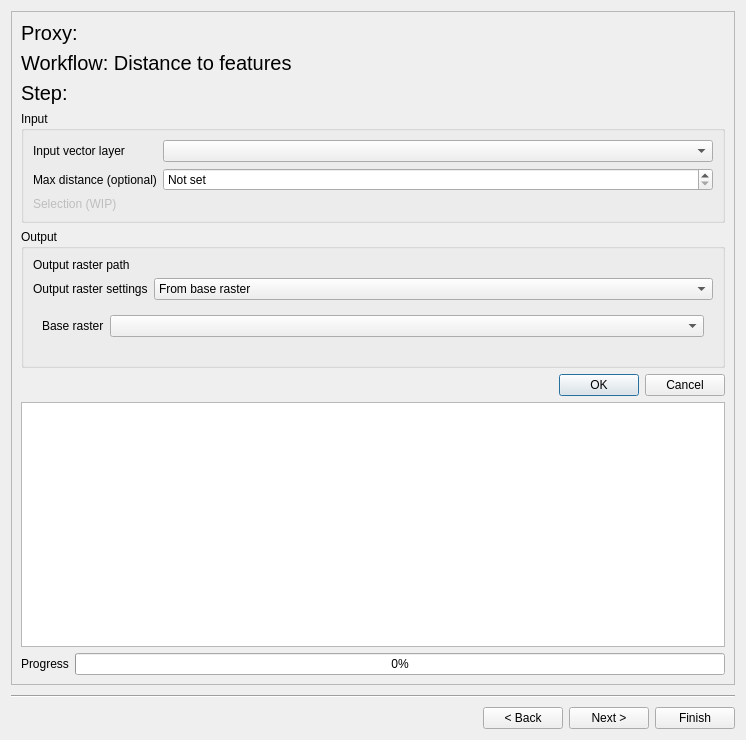
<?xml version="1.0" encoding="UTF-8"?>
<ui version="4.0">
 <class>Form</class>
 <widget class="QWidget" name="Form">
  <property name="geometry">
   <rect>
    <x>0</x>
    <y>0</y>
    <width>746</width>
    <height>740</height>
   </rect>
  </property>
  <property name="windowTitle">
   <string>Form</string>
  </property>
  <layout class="QVBoxLayout" name="verticalLayout_4">
   <item>
    <widget class="QScrollArea" name="scrollArea">
     <property name="widgetResizable">
      <bool>true</bool>
     </property>
     <widget class="QWidget" name="scrollAreaWidgetContents">
      <property name="geometry">
       <rect>
        <x>0</x>
        <y>0</y>
        <width>712</width>
        <height>673</height>
       </rect>
      </property>
      <layout class="QVBoxLayout" name="verticalLayout">
       <item>
        <widget class="QLabel" name="proxy_name_label">
         <property name="font">
          <font>
           <pointsize>15</pointsize>
          </font>
         </property>
         <property name="text">
          <string>Proxy: </string>
         </property>
         <property name="wordWrap">
          <bool>true</bool>
         </property>
        </widget>
       </item>
       <item>
        <widget class="QLabel" name="workflow_label">
         <property name="font">
          <font>
           <pointsize>15</pointsize>
          </font>
         </property>
         <property name="text">
          <string>Workflow: Distance to features</string>
         </property>
        </widget>
       </item>
       <item>
        <widget class="QLabel" name="process_step_label">
         <property name="font">
          <font>
           <pointsize>15</pointsize>
          </font>
         </property>
         <property name="text">
          <string>Step: </string>
         </property>
        </widget>
       </item>
       <item>
        <widget class="QGroupBox" name="input_box">
         <property name="sizePolicy">
          <sizepolicy hsizetype="Preferred" vsizetype="Maximum">
           <horstretch>0</horstretch>
           <verstretch>0</verstretch>
          </sizepolicy>
         </property>
         <property name="title">
          <string>Input</string>
         </property>
         <layout class="QFormLayout" name="formLayout_2">
          <item row="0" column="0">
           <widget class="QLabel" name="vector_layer_label">
            <property name="toolTip">
             <string>Input dataset with features to calculate distances to</string>
            </property>
            <property name="text">
             <string>Input vector layer</string>
            </property>
           </widget>
          </item>
          <item row="0" column="1">
           <widget class="QgsMapLayerComboBox" name="vector_layer">
            <property name="toolTip">
             <string>Input dataset with features to calculate distances to</string>
            </property>
           </widget>
          </item>
          <item row="2" column="0">
           <widget class="QLabel" name="selection_label">
            <property name="enabled">
             <bool>false</bool>
            </property>
            <property name="text">
             <string>Selection (WIP)</string>
            </property>
           </widget>
          </item>
          <item row="2" column="1">
           <widget class="QgsFieldExpressionWidget" name="selection">
            <property name="enabled">
             <bool>false</bool>
            </property>
           </widget>
          </item>
          <item row="1" column="1">
           <widget class="QgsDoubleSpinBox" name="max_distance">
            <property name="toolTip">
             <string>Maximum distance (optional). All pixels beyond max distance will be assigned value equal to max distance.</string>
            </property>
            <property name="specialValueText">
             <string>Not set</string>
            </property>
            <property name="decimals">
             <number>3</number>
            </property>
            <property name="maximum">
             <double>99999.000000000000000</double>
            </property>
           </widget>
          </item>
          <item row="1" column="0">
           <widget class="QLabel" name="label">
            <property name="toolTip">
             <string>Maximum distance (optional). All pixels beyond max distance will be assigned value equal to max distance.</string>
            </property>
            <property name="text">
             <string>Max distance (optional)</string>
            </property>
           </widget>
          </item>
         </layout>
        </widget>
       </item>
       <item>
        <widget class="QGroupBox" name="output_box">
         <property name="sizePolicy">
          <sizepolicy hsizetype="Preferred" vsizetype="Maximum">
           <horstretch>0</horstretch>
           <verstretch>0</verstretch>
          </sizepolicy>
         </property>
         <property name="title">
          <string>Output</string>
         </property>
         <layout class="QVBoxLayout" name="verticalLayout_3">
          <item>
           <layout class="QFormLayout" name="output_raster_settings_layout">
            <item row="0" column="0">
             <widget class="QLabel" name="output_raster_path_label">
              <property name="text">
               <string>Output raster path</string>
              </property>
             </widget>
            </item>
            <item row="0" column="1">
             <widget class="QgsFileWidget" name="output_raster_path">
              <property name="storageMode">
               <enum>QgsFileWidget::SaveFile</enum>
              </property>
             </widget>
            </item>
            <item row="1" column="0">
             <widget class="QLabel" name="output_raster_settings_label">
              <property name="text">
               <string>Output raster settings</string>
              </property>
             </widget>
            </item>
            <item row="1" column="1">
             <widget class="QComboBox" name="output_raster_settings">
              <item>
               <property name="text">
                <string>From base raster</string>
               </property>
              </item>
              <item>
               <property name="text">
                <string>Define manually</string>
               </property>
              </item>
             </widget>
            </item>
           </layout>
          </item>
          <item>
           <widget class="QStackedWidget" name="output_raster_settings_pages">
            <property name="sizePolicy">
             <sizepolicy hsizetype="Preferred" vsizetype="Maximum">
              <horstretch>0</horstretch>
              <verstretch>0</verstretch>
             </sizepolicy>
            </property>
            <property name="maximumSize">
             <size>
              <width>16777215</width>
              <height>50</height>
             </size>
            </property>
            <property name="currentIndex">
             <number>0</number>
            </property>
            <widget class="QWidget" name="base_raster_page">
             <layout class="QFormLayout" name="formLayout_4">
              <item row="0" column="0">
               <widget class="QLabel" name="base_raster_label">
                <property name="text">
                 <string>Base raster</string>
                </property>
               </widget>
              </item>
              <item row="0" column="1">
               <widget class="QgsMapLayerComboBox" name="base_raster"/>
              </item>
             </layout>
            </widget>
            <widget class="QWidget" name="define_manually_page">
             <layout class="QVBoxLayout" name="verticalLayout_2">
              <item>
               <layout class="QFormLayout" name="define_manually_layout">
                <item row="0" column="0">
                 <widget class="QLabel" name="pixel_size_label">
                  <property name="sizePolicy">
                   <sizepolicy hsizetype="Fixed" vsizetype="Preferred">
                    <horstretch>0</horstretch>
                    <verstretch>0</verstretch>
                   </sizepolicy>
                  </property>
                  <property name="minimumSize">
                   <size>
                    <width>62</width>
                    <height>0</height>
                   </size>
                  </property>
                  <property name="text">
                   <string>Pixel size</string>
                  </property>
                 </widget>
                </item>
                <item row="0" column="1">
                 <widget class="QgsDoubleSpinBox" name="pixel_size">
                  <property name="maximum">
                   <double>10000.000000000000000</double>
                  </property>
                  <property name="value">
                   <double>10.000000000000000</double>
                  </property>
                 </widget>
                </item>
                <item row="1" column="0">
                 <widget class="QLabel" name="extent_label">
                  <property name="sizePolicy">
                   <sizepolicy hsizetype="Fixed" vsizetype="Preferred">
                    <horstretch>0</horstretch>
                    <verstretch>0</verstretch>
                   </sizepolicy>
                  </property>
                  <property name="minimumSize">
                   <size>
                    <width>62</width>
                    <height>0</height>
                   </size>
                  </property>
                  <property name="text">
                   <string>Extent</string>
                  </property>
                  <property name="alignment">
                   <set>Qt::AlignLeading|Qt::AlignLeft|Qt::AlignTop</set>
                  </property>
                 </widget>
                </item>
                <item row="1" column="1">
                 <widget class="QgsExtentGroupBox" name="extent"/>
                </item>
               </layout>
              </item>
             </layout>
            </widget>
           </widget>
          </item>
         </layout>
        </widget>
       </item>
       <item>
        <widget class="QDialogButtonBox" name="button_box">
         <property name="sizePolicy">
          <sizepolicy hsizetype="Expanding" vsizetype="Fixed">
           <horstretch>0</horstretch>
           <verstretch>0</verstretch>
          </sizepolicy>
         </property>
         <property name="standardButtons">
          <set>QDialogButtonBox::Cancel|QDialogButtonBox::Ok</set>
         </property>
        </widget>
       </item>
       <item>
        <layout class="QVBoxLayout" name="verticalLayout_18">
         <item>
          <widget class="QTextEdit" name="log">
           <property name="sizePolicy">
            <sizepolicy hsizetype="Expanding" vsizetype="Expanding">
             <horstretch>0</horstretch>
             <verstretch>0</verstretch>
            </sizepolicy>
           </property>
           <property name="minimumSize">
            <size>
             <width>0</width>
             <height>200</height>
            </size>
           </property>
           <property name="maximumSize">
            <size>
             <width>16777215</width>
             <height>16777215</height>
            </size>
           </property>
           <property name="autoFormatting">
            <set>QTextEdit::AutoNone</set>
           </property>
           <property name="readOnly">
            <bool>true</bool>
           </property>
           <property name="html">
            <string>&lt;!DOCTYPE HTML PUBLIC &quot;-//W3C//DTD HTML 4.0//EN&quot; &quot;http://www.w3.org/TR/REC-html40/strict.dtd&quot;&gt;
&lt;html&gt;&lt;head&gt;&lt;meta name=&quot;qrichtext&quot; content=&quot;1&quot; /&gt;&lt;style type=&quot;text/css&quot;&gt;
p, li { white-space: pre-wrap; }
&lt;/style&gt;&lt;/head&gt;&lt;body style=&quot; font-family:'Ubuntu'; font-size:11pt; font-weight:400; font-style:normal;&quot;&gt;
&lt;p style=&quot;-qt-paragraph-type:empty; margin-top:0px; margin-bottom:0px; margin-left:0px; margin-right:0px; -qt-block-indent:0; text-indent:0px;&quot;&gt;&lt;br /&gt;&lt;/p&gt;&lt;/body&gt;&lt;/html&gt;</string>
           </property>
          </widget>
         </item>
         <item>
          <layout class="QHBoxLayout" name="progress_layout">
           <item>
            <widget class="QLabel" name="progress_label">
             <property name="text">
              <string>Progress</string>
             </property>
            </widget>
           </item>
           <item>
            <widget class="QProgressBar" name="progress_bar">
             <property name="value">
              <number>0</number>
             </property>
            </widget>
           </item>
          </layout>
         </item>
        </layout>
       </item>
      </layout>
     </widget>
    </widget>
   </item>
   <item>
    <widget class="Line" name="line">
     <property name="minimumSize">
      <size>
       <width>0</width>
       <height>10</height>
      </size>
     </property>
     <property name="orientation">
      <enum>Qt::Horizontal</enum>
     </property>
    </widget>
   </item>
   <item>
    <layout class="QHBoxLayout" name="navigation_btn_layout">
     <item>
      <spacer name="run_btn_spacer">
       <property name="orientation">
        <enum>Qt::Horizontal</enum>
       </property>
       <property name="sizeHint" stdset="0">
        <size>
         <width>78</width>
         <height>20</height>
        </size>
       </property>
      </spacer>
     </item>
     <item>
      <widget class="QPushButton" name="back_btn">
       <property name="text">
        <string>&lt; Back</string>
       </property>
      </widget>
     </item>
     <item>
      <widget class="QPushButton" name="next_btn">
       <property name="text">
        <string>Next &gt;</string>
       </property>
      </widget>
     </item>
     <item>
      <widget class="QPushButton" name="finish_btn">
       <property name="text">
        <string>Finish</string>
       </property>
      </widget>
     </item>
    </layout>
   </item>
  </layout>
 </widget>
 <customwidgets>
  <customwidget>
   <class>QgsCollapsibleGroupBox</class>
   <extends>QGroupBox</extends>
   <header>qgscollapsiblegroupbox.h</header>
   <container>1</container>
  </customwidget>
  <customwidget>
   <class>QgsDoubleSpinBox</class>
   <extends>QDoubleSpinBox</extends>
   <header>qgsdoublespinbox.h</header>
  </customwidget>
  <customwidget>
   <class>QgsExtentGroupBox</class>
   <extends>QgsCollapsibleGroupBox</extends>
   <header>qgsextentgroupbox.h</header>
   <container>1</container>
  </customwidget>
  <customwidget>
   <class>QgsFieldExpressionWidget</class>
   <extends>QWidget</extends>
   <header>qgsfieldexpressionwidget.h</header>
  </customwidget>
  <customwidget>
   <class>QgsFileWidget</class>
   <extends>QWidget</extends>
   <header>qgsfilewidget.h</header>
   <container>1</container>
  </customwidget>
  <customwidget>
   <class>QgsMapLayerComboBox</class>
   <extends>QComboBox</extends>
   <header>qgsmaplayercombobox.h</header>
  </customwidget>
 </customwidgets>
 <resources/>
 <connections/>
</ui>
